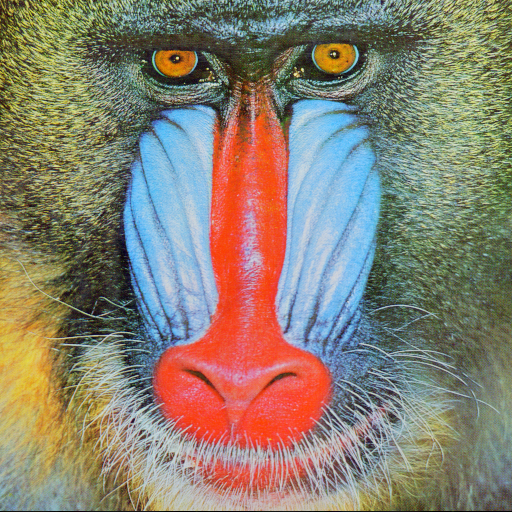
#> input picture Entradas/baboon_colorida.png, 512 x 512 px, found by its file name
$ python combinar_imagens.py Entradas/baboon_colorida.png Entradas/butterfly.png
#> lines starting #> are read from the running program, lines starting #| are printed output that depends on the picture
import cv2
import os
import argparse
import numpy as np

def carregar_imagem(caminho_entrada):
    """Carrega a imagem em tons de cinza e normaliza para float32 no intervalo [0,1]"""
#> called with caminho_entrada = 'Entradas/Entradas/baboon_colorida.png'
    imagem = cv2.imread(caminho_entrada, cv2.IMREAD_GRAYSCALE)
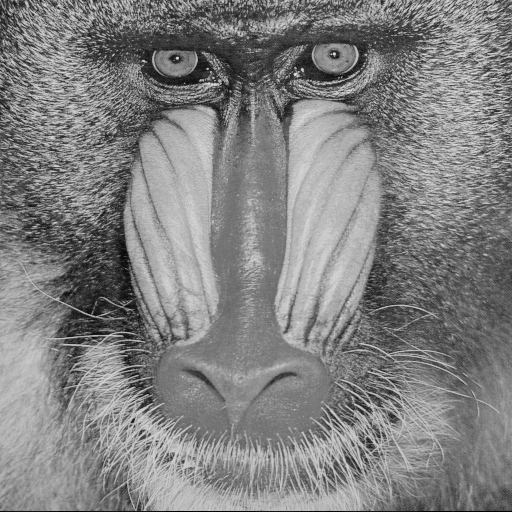
#> imagem: shape (512, 512); min 0, max 230, mean 129.1
    if imagem is None:
        print(f"Erro: Não foi possível carregar a imagem {caminho_entrada}!")
        return None
    return imagem.astype(np.float32) / 255.0
#> call 2 of carregar_imagem, with caminho_entrada = 'Entradas/Entradas/butterfly.png'
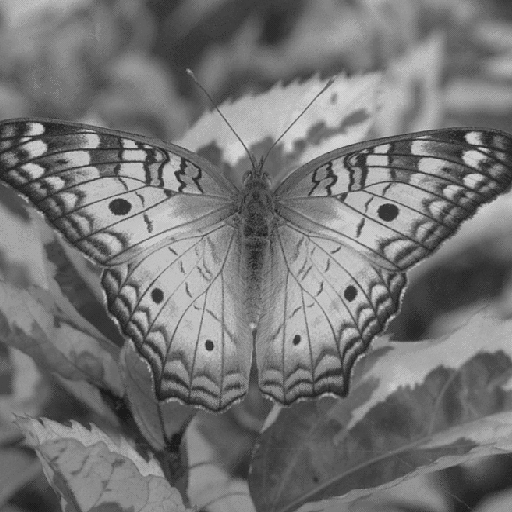
#> input picture Entradas/butterfly.png, 512 x 512 px, found by its file name
#> in carregar_imagem, imagem is the input picture: shape (512, 512); min 27, max 212, mean 116.8

def combinar_imagens(imagem_a, imagem_b, peso_a):
    """
    Combina duas imagens monocromáticas usando média ponderada
    Args:
        imagem_a: primeira imagem normalizada [0,1]
        imagem_b: segunda imagem normalizada [0,1]
        peso_a: peso da imagem A (0 a 1)
    Returns:
        Imagem combinada em formato uint8 [0,255]
    """
#> called with peso_a = 0.5
    # Verifica se as imagens têm o mesmo tamanho
    if imagem_a.shape != imagem_b.shape:
        print("Erro: As imagens devem ter o mesmo tamanho!")
        return None

    # Calcula o peso da imagem B
    peso_b = 1.0 - peso_a

    # Combinação ponderada
    combinada = peso_a * imagem_a + peso_b * imagem_b
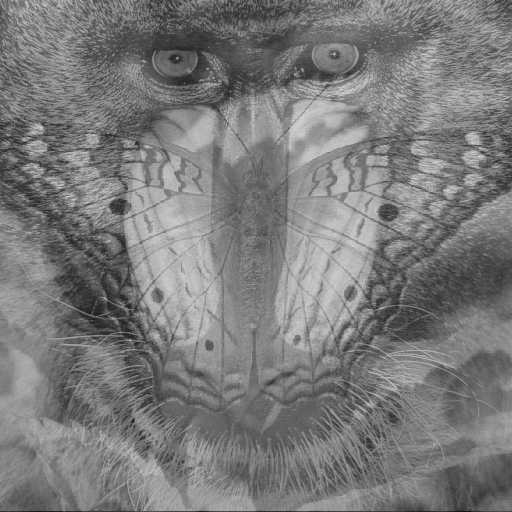
#> combinada: shape (512, 512) float32; min 0.0549, max 0.835, mean 0.482

    # Clipa e converte para 8 bits
    combinada = np.clip(combinada, 0, 1)
    return (combinada * 255).astype(np.uint8)

def salvar_imagem(caminho_saida, imagem):
    """Salva a imagem no caminho especificado"""
    os.makedirs(os.path.dirname(caminho_saida), exist_ok=True)
    cv2.imwrite(caminho_saida, imagem)
    print(f"✅ Imagem combinada salva em: {caminho_saida}")

if __name__ == "__main__":
    parser = argparse.ArgumentParser(description='Combina duas imagens monocromáticas usando média ponderada')
    parser.add_argument('entrada_a', help='Nome da primeira imagem na pasta Entradas (ex: foto1.jpg)')
    parser.add_argument('entrada_b', help='Nome da segunda imagem na pasta Entradas (ex: foto2.jpg)')
    parser.add_argument('--peso_a', '-p', type=float, default=0.5,
                        help='Peso da primeira imagem (0 a 1). Ex: 0.2 para 20%% da imagem A', metavar='PESO')
    parser.add_argument('--saida', '-s', help='Nome personalizado para o arquivo de saída (será salvo na pasta Saídas)', default=None)

    args = parser.parse_args()

    # Configura caminhos
    pasta_entradas = os.path.join(os.path.dirname(__file__), 'Entradas')
    pasta_saidas = os.path.join(os.path.dirname(__file__), 'Saidas')
    caminho_entrada_a = os.path.join(pasta_entradas, args.entrada_a)
    caminho_entrada_b = os.path.join(pasta_entradas, args.entrada_b)

    # Define nome de saída
    if args.saida:
        nome_saida = os.path.splitext(args.saida)[0] + '.png'
    else:
        nome_base_a = os.path.splitext(args.entrada_a)[0]
        nome_base_b = os.path.splitext(args.entrada_b)[0]
        peso_str = str(args.peso_a).replace('.', '_')  # Substitui ponto por underscore
        nome_saida = f'combinada_{peso_str}A_{nome_base_a}_{nome_base_b}.png'
    caminho_saida = os.path.join(pasta_saidas, nome_saida)

    # Processa as imagens
    imagem_a = carregar_imagem(caminho_entrada_a)
    imagem_b = carregar_imagem(caminho_entrada_b)

    if imagem_a is not None and imagem_b is not None:
        imagem_combinada = combinar_imagens(imagem_a, imagem_b, args.peso_a)
        if imagem_combinada is not None:
            salvar_imagem(caminho_saida, imagem_combinada)
